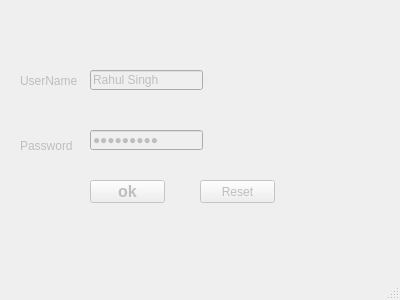
<?xml version="1.0" encoding="UTF-8"?>
<ui version="4.0">
 <class>MainWindow</class>
 <widget class="QMainWindow" name="MainWindow">
  <property name="enabled">
   <bool>false</bool>
  </property>
  <property name="geometry">
   <rect>
    <x>0</x>
    <y>0</y>
    <width>400</width>
    <height>300</height>
   </rect>
  </property>
  <property name="windowTitle">
   <string>MainWindow</string>
  </property>
  <widget class="QWidget" name="centralwidget">
   <widget class="QPushButton" name="Button01">
    <property name="geometry">
     <rect>
      <x>90</x>
      <y>180</y>
      <width>75</width>
      <height>23</height>
     </rect>
    </property>
    <property name="font">
     <font>
      <family>Arial</family>
      <pointsize>12</pointsize>
      <weight>75</weight>
      <bold>true</bold>
     </font>
    </property>
    <property name="text">
     <string>ok</string>
    </property>
   </widget>
   <widget class="QLabel" name="label">
    <property name="geometry">
     <rect>
      <x>20</x>
      <y>130</y>
      <width>71</width>
      <height>31</height>
     </rect>
    </property>
    <property name="text">
     <string>Password</string>
    </property>
   </widget>
   <widget class="QLabel" name="label_2">
    <property name="geometry">
     <rect>
      <x>20</x>
      <y>70</y>
      <width>61</width>
      <height>21</height>
     </rect>
    </property>
    <property name="text">
     <string>UserName</string>
    </property>
   </widget>
   <widget class="QLineEdit" name="lineEdit">
    <property name="geometry">
     <rect>
      <x>90</x>
      <y>70</y>
      <width>113</width>
      <height>20</height>
     </rect>
    </property>
    <property name="text">
     <string>Rahul Singh</string>
    </property>
   </widget>
   <widget class="QLineEdit" name="lineEdit_2">
    <property name="geometry">
     <rect>
      <x>90</x>
      <y>130</y>
      <width>113</width>
      <height>20</height>
     </rect>
    </property>
    <property name="text">
     <string>123456788</string>
    </property>
    <property name="echoMode">
     <enum>QLineEdit::Password</enum>
    </property>
   </widget>
   <widget class="QPushButton" name="pushButton">
    <property name="geometry">
     <rect>
      <x>200</x>
      <y>180</y>
      <width>75</width>
      <height>23</height>
     </rect>
    </property>
    <property name="text">
     <string>Reset</string>
    </property>
   </widget>
  </widget>
  <widget class="QMenuBar" name="menubar">
   <property name="geometry">
    <rect>
     <x>0</x>
     <y>0</y>
     <width>400</width>
     <height>21</height>
    </rect>
   </property>
  </widget>
  <widget class="QStatusBar" name="statusbar"/>
 </widget>
 <resources/>
 <connections>
  <connection>
   <sender>pushButton</sender>
   <signal>clicked()</signal>
   <receiver>lineEdit</receiver>
   <slot>clear()</slot>
   <hints>
    <hint type="sourcelabel">
     <x>233</x>
     <y>215</y>
    </hint>
    <hint type="destinationlabel">
     <x>173</x>
     <y>104</y>
    </hint>
   </hints>
  </connection>
  <connection>
   <sender>pushButton</sender>
   <signal>clicked()</signal>
   <receiver>lineEdit_2</receiver>
   <slot>clear()</slot>
   <hints>
    <hint type="sourcelabel">
     <x>212</x>
     <y>208</y>
    </hint>
    <hint type="destinationlabel">
     <x>172</x>
     <y>168</y>
    </hint>
   </hints>
  </connection>
 </connections>
</ui>
